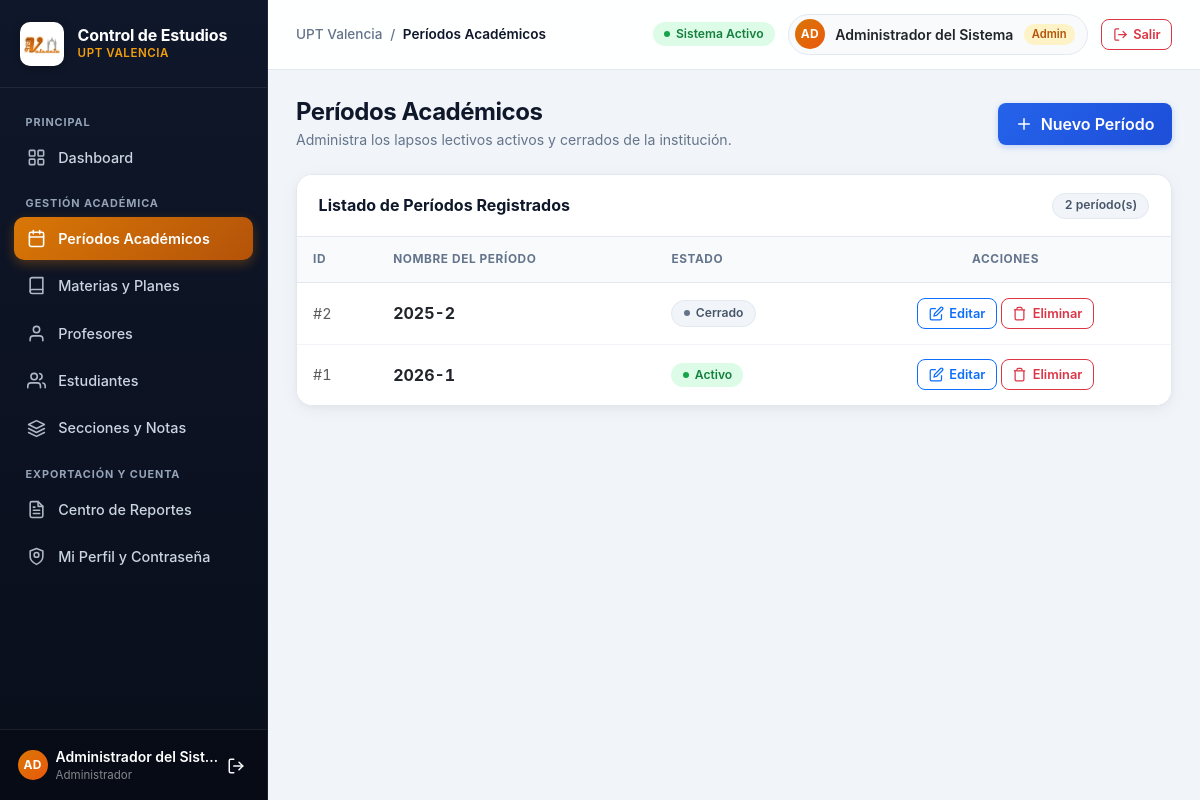
The app's page /periodo/index (signed in) with its own data.
### tables this page shows
CREATE TABLE periodos (
    id INT AUTO_INCREMENT PRIMARY KEY,
    nombre VARCHAR(20) NOT NULL UNIQUE,
    estado ENUM('activo', 'cerrado') NOT NULL DEFAULT 'activo',
    created_at TIMESTAMP DEFAULT CURRENT_TIMESTAMP
);

### app/Controllers/PeriodoController.php (called while the page is built, shortened)
<?php
class PeriodoController
{
    private Periodo $model;
    public function __construct()
    {
        $database = new Database();
        $this->model = new Periodo($database->getConnection());
    }
    public function index(): void
    {
        $periodos = $this->model->obtenerTodos();
        require_once __DIR__ . '/../Views/periodo/index.php';
    }
}

### public/index.php (called while the page is built, shortened)
<?php
$uriSolicitada = parse_url($_SERVER['REQUEST_URI'], PHP_URL_PATH);
$uriDecodificada = urldecode($uriSolicitada);
if (BASE_URL !== '/') {
    $rutaRelativa = str_replace(BASE_URL, '', $uriDecodificada);
} else {
    $rutaRelativa = $uriDecodificada;
}
$rutaRelativa = '/' . ltrim($rutaRelativa, '/');
$uriLimpia = trim($rutaRelativa, '/');
$segmentos = $uriLimpia !== '' ? explode('/', $uriLimpia) : [];
$actionR = $segmentos[1] ?? 'login';
$action = ctype_alnum($actionR) ? $actionR : null;
spl_autoload_register(function ($clase) {
    $prefijo = 'App\\';
    $dir_base = __DIR__ . '/../app/';
    $longitud = strlen($prefijo);
    $clase_relativa = substr($clase, $longitud);
    $archivo = $dir_base . str_replace('\\', '/', $clase_relativa) . '.php';
});
try {
    $instanciaControlador = new $nombreClaseControlador();
    $instanciaControlador->$action();
} catch (\Throwable $e) {
    error_log("[ControlEstudio Exception] " . $e->getMessage() . " en " . $e->getFile() . ":" . $e->getLine());
    if ($_SERVER['REQUEST_METHOD'] === 'POST' && !in_array($action, ['authenticate', 'processRegister', 'logout'], true)) {
        http_response_code(500);
        header('Content-Type: application/json; charset=utf-8');
        echo json_encode([
            'status'  => 'error',
            'title'   => 'Error del servidor',
            'message' => 'Ocurrio un error interno al procesar la solicitud. Intenta nuevamente.'
        ], JSON_UNESCAPED_UNICODE);
        exit;
    }
    http_response_code(500);
    die("<h1>500 - Error interno del servidor</h1><p>No se pudo completar la operacion en este momento.</p>");
}

### app/Config/Database.php (called while the page is built, shortened)
<?php
class Database
{
    private string $host;
    private string $db;
    private string $charset = 'utf8mb4';
    public function __construct()
    {
        $this->host = getenv('DB_HOST') !== false ? getenv('DB_HOST') : '127.0.0.1';
        $this->db   = getenv('DB_NAME') !== false ? getenv('DB_NAME') : 'controlEstudios';
        $this->user = getenv('DB_USER') !== false ? getenv('DB_USER') : 'root';
        $this->pass = getenv('DB_PASS') !== false ? getenv('DB_PASS') : '';
    }
    private function connect(): void
    {
        $dsn = "mysql:host={$this->host};dbname={$this->db};charset={$this->charset}";
        $options = [
            PDO::ATTR_ERRMODE            => PDO::ERRMODE_EXCEPTION,
            PDO::ATTR_DEFAULT_FETCH_MODE => PDO::FETCH_ASSOC,
            PDO::ATTR_EMULATE_PREPARES   => false,
        ];
    }
}

### app/Models/Periodo.php (called while the page is built, shortened)
<?php
class Periodo
{
    private PDO $db;
    public function __construct(PDO $db)
    {
        $this->db = $db;
    }
    public function obtenerTodos(): array
    {
        $stmt = $this->db->query("
            SELECT *
            FROM periodos
            ORDER BY id DESC
        ");
        return $stmt->fetchAll(PDO::FETCH_ASSOC);
    }
}

### app/Views/periodo/index.php (the view, shortened to what this page needs)
<?php
require __DIR__ . '/../partials/header.php';
?>
<body>
<div class="ce-app-wrapper">
    <?php require __DIR__ . '/../partials/sidebar.php'; ?>
    <main class="ce-content">
        <div class="ce-page-header">
            <div>
                <h1 class="ce-page-title">Períodos Académicos</h1>
                <p class="ce-page-subtitle">Administra los lapsos lectivos activos y cerrados de la institución.</p>
            </div>
            <button type="button" class="btn btn-upt-primary" id="btnNuevoPeriodo">
                <svg width="18" height="18" viewBox="0 0 24 24" fill="none" stroke="currentColor" stroke-width="2" stroke-linecap="round" stroke-linejoin="round"><line x1="12" y1="5" x2="12" y2="19"/><line x1="5" y1="12" x2="19" y2="12"/></svg>
                <span>Nuevo Período</span>
            </button>
        </div>
        <div class="ce-card">
            <div class="ce-card-header">
                <h5 class="ce-card-title">Listado de Períodos Registrados</h5>
                <span class="ce-badge ce-badge-neutral tabular-nums"><?= count($periodos) ?> período(s)</span>
            </div>
            <div class="table-responsive">
                <table class="table ce-table">
                    <thead>
                        <tr>
                            <th>ID</th>
                            <th>Nombre del Período</th>
                            <th>Estado</th>
                            <th class="text-center">Acciones</th>
                        </tr>
                    </thead>
                    <tbody>
                        <?php if (empty($periodos)): ?>
                            <tr>
                                <td colspan="4" class="text-center text-muted py-5">
                                    No hay períodos académicos registrados.
                                </td>
                            </tr>
                        <?php else: ?>
                            <?php foreach ($periodos as $periodo): ?>
                                <tr>
                                    <td class="tabular-nums text-muted">#<?= htmlspecialchars($periodo['id']) ?></td>
                                    <td>
                                        <span class="fw-bold text-dark fs-6 tabular-nums"><?= htmlspecialchars($periodo['nombre']) ?></span>
                                    </td>
                                    <td>
                                        <?php if ($periodo['estado'] === 'activo'): ?>
                                            <span class="ce-badge ce-badge-success">
                                                <span class="ce-badge-dot"></span>
                                                Activo
                                            </span>
                                        <?php else: ?>
                                            <span class="ce-badge ce-badge-neutral">
                                                <span class="ce-badge-dot"></span>
                                                Cerrado
                                            </span>
                                        <?php endif; ?>
                                    </td>
                                    <td class="text-center">
                                        <div class="d-inline-flex gap-1">
                                            <button type="button"
                                                    class="btn btn-sm btn-outline-primary ce-action-btn js-editar-periodo"
                                                    data-id="<?= htmlspecialchars($periodo['id']) ?>"
                                                    data-nombre="<?= htmlspecialchars($periodo['nombre']) ?>"
                                                    data-estado="<?= htmlspecialchars($periodo['estado']) ?>">
                                                <svg viewBox="0 0 24 24" fill="none" stroke="currentColor" stroke-width="2"><path d="M11 4H4a2 2 0 0 0-2 2v14a2 2 0 0 0 2 2h14a2 2 0 0 0 2-2v-7"/><path d="M18.5 2.5a2.121 2.121 0 0 1 3 3L12 15l-4 1 1-4 9.5-9.5z"/></svg>
                                                <span>Editar</span>
                                            </button>
                                            <button type="button"
                                                    class="btn btn-sm btn-outline-danger ce-action-btn js-eliminar-periodo"
                                                    data-id="<?= htmlspecialchars($periodo['id']) ?>"
                                                    data-nombre="<?= htmlspecialchars($periodo['nombre']) ?>">
                                                <svg viewBox="0 0 24 24" fill="none" stroke="currentColor" stroke-width="2"><polyline points="3 6 5 6 21 6"/><path d="M19 6v14a2 2 0 0 1-2 2H7a2 2 0 0 1-2-2V6m3 0V4a2 2 0 0 1 2-2h4a2 2 0 0 1 2 2v2"/></svg>
                                                <span>Eliminar</span>
                                            </button>
                                        </div>
                                    </td>
                                </tr>
                            <?php endforeach; ?>
                        <?php endif; ?>
                    </tbody>
                </table>
            </div>
        </div>
    </main>
</div>
</body>
</html>

### public/assets/css/app.css (style rules this page uses)
:root { --upt-navy-950: #090e1a; --upt-navy-900: #0f172a; --upt-navy-800: #1e293b; --upt-navy-700: #334155; --upt-amber-600: #d97706; --upt-amber-500: #f59e0b; --upt-amber-100: #fef3c7; --upt-blue-600: #2563eb; --upt-blue-700: #1d4ed8; --upt-blue-50: #eff6ff; --upt-emerald-600: #059669; --upt-emerald-100: #d1fae5; --upt-rose-600: #e11d48; --upt-rose-100: #ffe4e6; --upt-slate-50: #f8fafc; --upt-slate-100: #f1f5f9; --upt-slate-200: #e2e8f0; --upt-slate-400: #94a3b8; --upt-slate-500: #64748b; --upt-slate-700: #334155; --upt-slate-900: #0f172a; --upt-sidebar-width: 268px; --upt-radius-sm: 8px; --upt-radius-md: 12px; --upt-radius-lg: 16px; --upt-shadow-sm: 0 1px 3px rgba(15, 23, 42, 0.06), 0 1px 2px rgba(15, 23, 42, 0.04); --upt-shadow-md: 0 4px 20px -2px rgba(15, 23, 42, 0.06), 0 2px 6px -1px rgba(15, 23, 42, 0.04); --upt-shadow-lg: 0 12px 32px -4px rgba(15, 23, 42, 0.12), 0 4px 12px -2px rgba(15, 23, 42, 0.06); }
body { font-family: 'Plus Jakarta Sans', 'Inter', -apple-system, BlinkMacSystemFont, 'Segoe UI', Roboto, sans-serif; background-color: var(--upt-slate-100); color: var(--upt-slate-900); -webkit-font-smoothing: antialiased; overflow-x: hidden; }
.tabular-nums { font-variant-numeric: tabular-nums; }
.ce-app-wrapper { display: flex; min-height: 100vh; width: 100%; }
.ce-content { padding: 1.75rem; flex: 1; }
.ce-page-header { display: flex; flex-wrap: wrap; align-items: center; justify-content: space-between; gap: 1rem; margin-bottom: 1.5rem; }
.ce-page-title { font-size: 1.5rem; font-weight: 700; color: var(--upt-slate-900); letter-spacing: -0.02em; margin-bottom: 0.15rem; }
.ce-page-subtitle { font-size: 0.88rem; color: var(--upt-slate-500); margin-bottom: 0; }
.ce-card { background: #ffffff; border: 1px solid var(--upt-slate-200); border-radius: var(--upt-radius-lg); box-shadow: var(--upt-shadow-md); overflow: hidden; }
.ce-card-header { padding: 1.1rem 1.35rem; background: #ffffff; border-bottom: 1px solid var(--upt-slate-200); display: flex; align-items: center; justify-content: space-between; gap: 1rem; flex-wrap: wrap; }
.ce-card-title { font-size: 1rem; font-weight: 700; color: var(--upt-slate-900); margin: 0; display: flex; align-items: center; gap: 0.5rem; }
.ce-table { margin-bottom: 0; vertical-align: middle; }
.ce-table thead th { background-color: var(--upt-slate-50) !important; color: var(--upt-slate-500) !important; font-size: 0.74rem; font-weight: 700; text-transform: uppercase; letter-spacing: 0.05em; padding: 0.85rem 1rem; border-bottom: 1px solid var(--upt-slate-200); border-top: none; white-space: nowrap; }
.ce-table tbody td { padding: 0.9rem 1rem; border-bottom: 1px solid #f1f5f9; color: var(--upt-slate-700); font-size: 0.9rem; }
.ce-table tbody tr:last-child td { border-bottom: none; }
.ce-badge { display: inline-flex; align-items: center; gap: 0.38rem; padding: 0.3rem 0.7rem; border-radius: 999px; font-size: 0.76rem; font-weight: 600; line-height: 1.2; white-space: nowrap; }
.ce-badge-dot { width: 6px; height: 6px; border-radius: 50%; display: inline-block; }
.ce-badge-success { background: #dcfce7; color: #15803d; }
.ce-badge-success .ce-badge-dot { background: #16a34a; }
.ce-badge-neutral { background: #f1f5f9; color: #475569; border: 1px solid #e2e8f0; }
.ce-badge-neutral .ce-badge-dot { background: #64748b; }
.btn-upt-primary { background: linear-gradient(135deg, var(--upt-blue-600) 0%, var(--upt-blue-700) 100%); color: #ffffff; border: none; font-weight: 600; border-radius: var(--upt-radius-sm); padding: 0.55rem 1.1rem; box-shadow: 0 2px 6px rgba(37, 99, 235, 0.25); transition: all 0.18s ease; display: inline-flex; align-items: center; justify-content: center; gap: 0.45rem; }
.ce-action-btn { border-radius: 8px; padding: 0.32rem 0.65rem; font-size: 0.8rem; font-weight: 600; display: inline-flex; align-items: center; gap: 0.35rem; transition: all 0.15s ease; }
.ce-action-btn svg { width: 15px; height: 15px; }

### records on screen
periodos: id "2", nombre "2025-2", estado "cerrado" (drawn)
periodos: id "1", nombre "2026-1", estado "activo" (drawn)

### other values on screen
$iniciales "AD"
$nombreUsuario "Administrador del Sist…"
$pageHeading "Períodos Académicos"
$nombreUsuario "Administrador del Sistema"
$rolActual "Admin"
count($periodos) "2"
